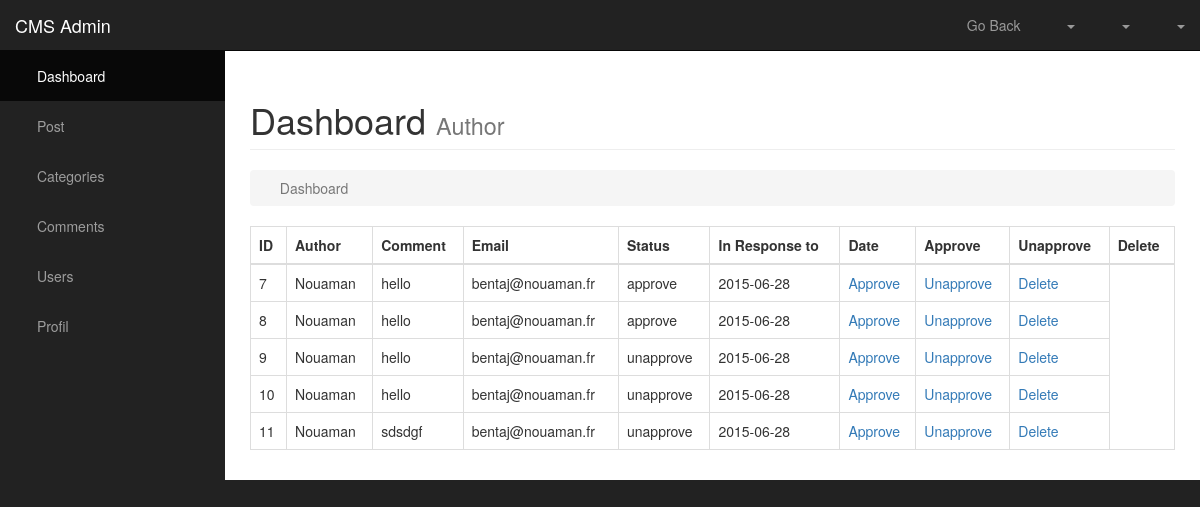
Page /admin/comments.php on the committed database.
### tables this page shows
CREATE TABLE IF NOT EXISTS `comments` (
  `comment_id` int(11) NOT NULL AUTO_INCREMENT,
  `comment_post_id` int(11) NOT NULL,
  `comment_author` varchar(255) NOT NULL,
  `comment_email` varchar(255) NOT NULL,
  `comment_content` text NOT NULL,
  `comment_status` varchar(25) NOT NULL,
  `comment_date` date NOT NULL,
  PRIMARY KEY (`comment_id`)
);

### admin/includes/view_all_comments.php (the view, shortened to what this page needs)
<table class="table table-bordered table-hover">
<tr>
<th>ID</th>
<th>Author</th>
<th>Comment</th>
<th>Email</th>
<th>Status</th>
<th>In Response to</th>
<th>Date</th>
<th>Approve</th>
<th>Unapprove</th>
<th>Delete</th>
</tr>
<tbody>
<?php
    $query = "SELECT * FROM comments";
    $select_comments = mysqli_query($connection, $query);
 while ($row = mysqli_fetch_assoc($select_comments)) {
            $comment_id          = $row['comment_id'];
            $comment_author      = $row['comment_author'];
            $comment_email       = $row['comment_email'];
            $comment_content     = $row['comment_content'];
            $comment_status      = $row['comment_status'];
            $comment_date        = $row['comment_date'];
            echo "<tr>";
            echo "<td>$comment_id</td>";
            echo "<td>$comment_author </td>";
            echo "<td>$comment_content </td>";
            echo "<td>$comment_email </td>";
            echo "<td>$comment_status</td>";
            echo "<td>$comment_date</td>";
           echo "<td><a href='comments.php?approve={$comment_id} '>Approve </a> </td>";
            echo "<td><a href='comments.php?unapprove={$comment_id}'>Unapprove </a> </td>";
            echo "<td><a href='comments.php?delete={$comment_id}'>Delete </a> </td>";
            echo "</tr>";
 }
 ?>
</tbody>
</table>

### css/sb-admin.css (style rules this page uses)
body { margin-top: 100px; background-color: #222; }
@media (min-width:768px) { body { margin-top: 50px; } }

### rows in the picture
comments: comment_id "7", comment_author "Nouaman", comment_content "hello", comment_email "bentaj@nouaman.fr", comment_status "approve", comment_date "2015-06-28"
comments: comment_id "8", comment_author "Nouaman", comment_content "hello", comment_email "bentaj@nouaman.fr", comment_status "approve", comment_date "2015-06-28"
comments: comment_id "9", comment_author "Nouaman", comment_content "hello", comment_email "bentaj@nouaman.fr", comment_status "unapprove", comment_date "2015-06-28"
comments: comment_id "10", comment_author "Nouaman", comment_content "hello", comment_email "bentaj@nouaman.fr", comment_status "unapprove", comment_date "2015-06-28"
comments: comment_id "11", comment_author "Nouaman", comment_content "sdsdgf", comment_email "bentaj@nouaman.fr", comment_status "unapprove", comment_date "2015-06-28"
